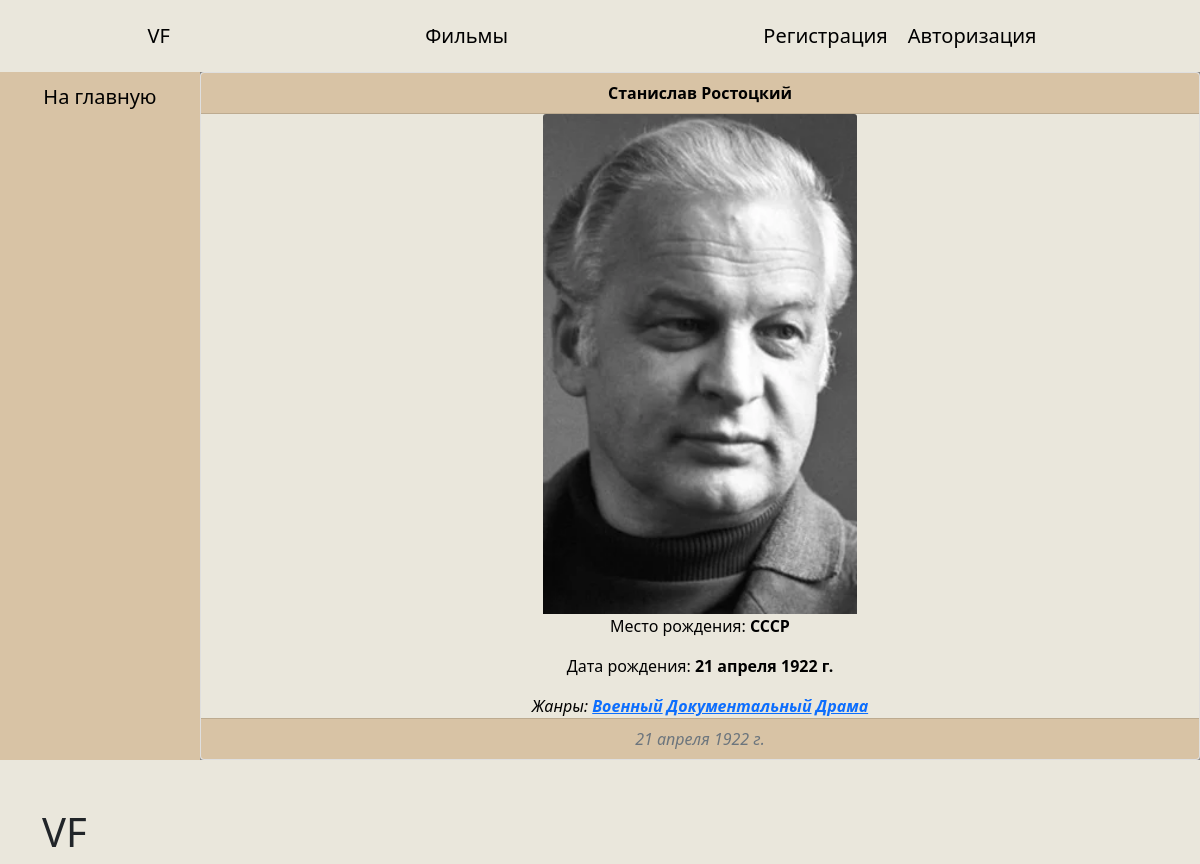
The page /producer/stanislav-rostockij on the database its author committed.
### films_gallery/models.py (models this page shows, shortened)
class Producer(models.Model):
	name = models.CharField(max_length=30, blank=False, unique=True, verbose_name="Имя")
	slug = models.SlugField(max_length=255, unique=True, db_index=True, verbose_name="URL")
	genre = models.ManyToManyField('Genre', blank=False, verbose_name="Жанры")
	place_of_birth = models.CharField(max_length=30, blank=True, null=True, verbose_name="Место рождения")
	date_of_birth = models.DateField(blank=True, verbose_name="Дата рождения", null=True)
	photo = models.ImageField(blank=True, upload_to="photos/%Y/%m/%d/", null=True, verbose_name='Фото')
	class Meta:
		verbose_name = 'Режиссеры'
		verbose_name_plural = 'Режиссеры'
		ordering = ['name']

class Genre(models.Model):
	name = models.CharField(max_length=30, unique=True, verbose_name="Название")
	slug = models.SlugField(max_length=255, unique=True, db_index=True, verbose_name="URL")
	def get_absolute_url(self):
		return reverse('show-genre', kwargs={"genre_slug": self.slug})
	def __str__(self):
		return self.name
	class Meta:
		verbose_name = 'Жанры'
		verbose_name_plural = 'Жанры'
		ordering = ['name']

### films_gallery/views.py (the view)
# urls.py: path('producer/<slug:producer_slug>', ShowProducer.as_view(), name='info-producer'),
class ShowProducer(DetailView):
	model = Producer
	template_name = 'films_gallery/info_producer.html'
	slug_url_kwarg = 'producer_slug'
	context_object_name = "producer"

### films_gallery/templates/films_gallery/info_producer.html (shortened to what this page needs)
{% extends 'base.html' %}
{% block add_css %}
{%load static%}
<link type="text/css" href="{% static 'films_gallery/css/info.css'%}" rel="stylesheet">
{% endblock %}
{% block content %}
<div class="card text-center">
    <div class="card-header">
        <b>{{producer.name}}</b>
    </div>
    <div class="card-body">
        {% if producer.photo %}
        <img class="card-img-top" src="{{producer.photo.url}}" alt="..." style="height:500px; width: auto;">
        {%endif%}
        <p class="card-text">Место рождения: <b>{{producer.place_of_birth}}</b></p>
        <p class="card-text">Дата рождения: <b>{{producer.date_of_birth}}</b></p>
        <p class="card-text"><i> Жанры:
            {% for genre in producer.genre.all%}
            <a href="{{genre.get_absolute_url}}"><b>{{genre}}</b></a>
            {%endfor%}
        </i></p>
    </div>
    <div class="card-footer text-muted">
        <i>{{producer.date_of_birth}}</i>
    </div>
</div>
{% endblock %}

### static/css/base.css (style rules this page uses)
* { margin: 0; padding: 0; }
html, body { height: 100%; }
body { display: flex; flex-direction: column; height: 100%; background-color: #8E8D8A; }

### films_gallery/static/films_gallery/css/info.css (style rules this page uses)
.card-body { margin-left:5%; margin-right:5%; }
div.card { width:100%; }
div.card-body { color:black; margin-left:0px; padding: 0 15%; background-color: #EAE7DC; width:100%; }
div.card-header { color:black; background-color: #D8C3A5; }
div.card-footer { background-color: #D8C3A5; }
.comments, .card { background-color: #EAE7DC }

### rows shown on the page
Producer: name "Станислав Ростоцкий", photo (picture), place_of_birth "СССР", date_of_birth "21 апреля 1922 г."
Genre: name "Военный"
Genre: name "Документальный"
Genre: name "Драма"
